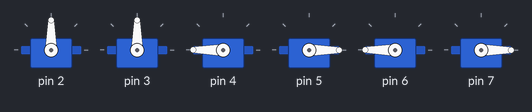
The sketch below on a simulated Arduino Uno, built with avr-gcc and run on an emulated ATmega328P. On the bench: 6 × servo.

Above: at 0.4 s.
At 1.2 s:
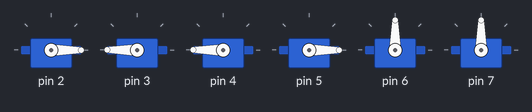
At 2.0 s:
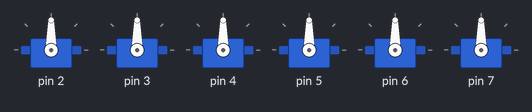
At 3.0 s:
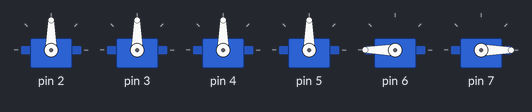
At 3.4 s:
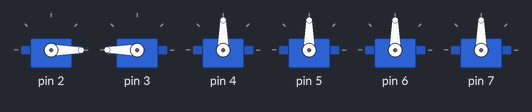
At 3.8 s:
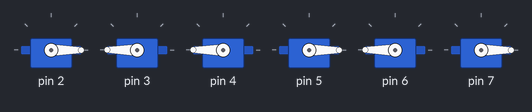
Timing chart, 0 to 5.3 s (numbered marks = the images above):
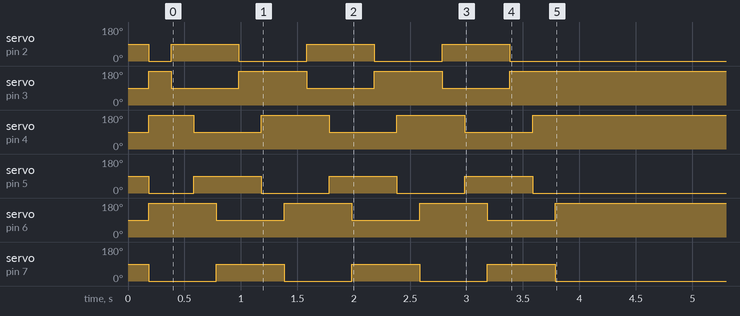

The sketch:

forward.ino
```cpp
/*makebot ottopus code
 * makebot homepage(English) : http://makebot.mystrikingly.com/
 * makebot homepage(Korean) : https://makebot.modoo.at
 * files : https://github.com/makebot-lab/ottopus
 * made by WONDAEHAN.
 */
#include <Ottopus.h>

Ottopus Ottopus;

void setup() {
  Ottopus.ready();
  Ottopus.move(1);
}

void loop() {
}
```
